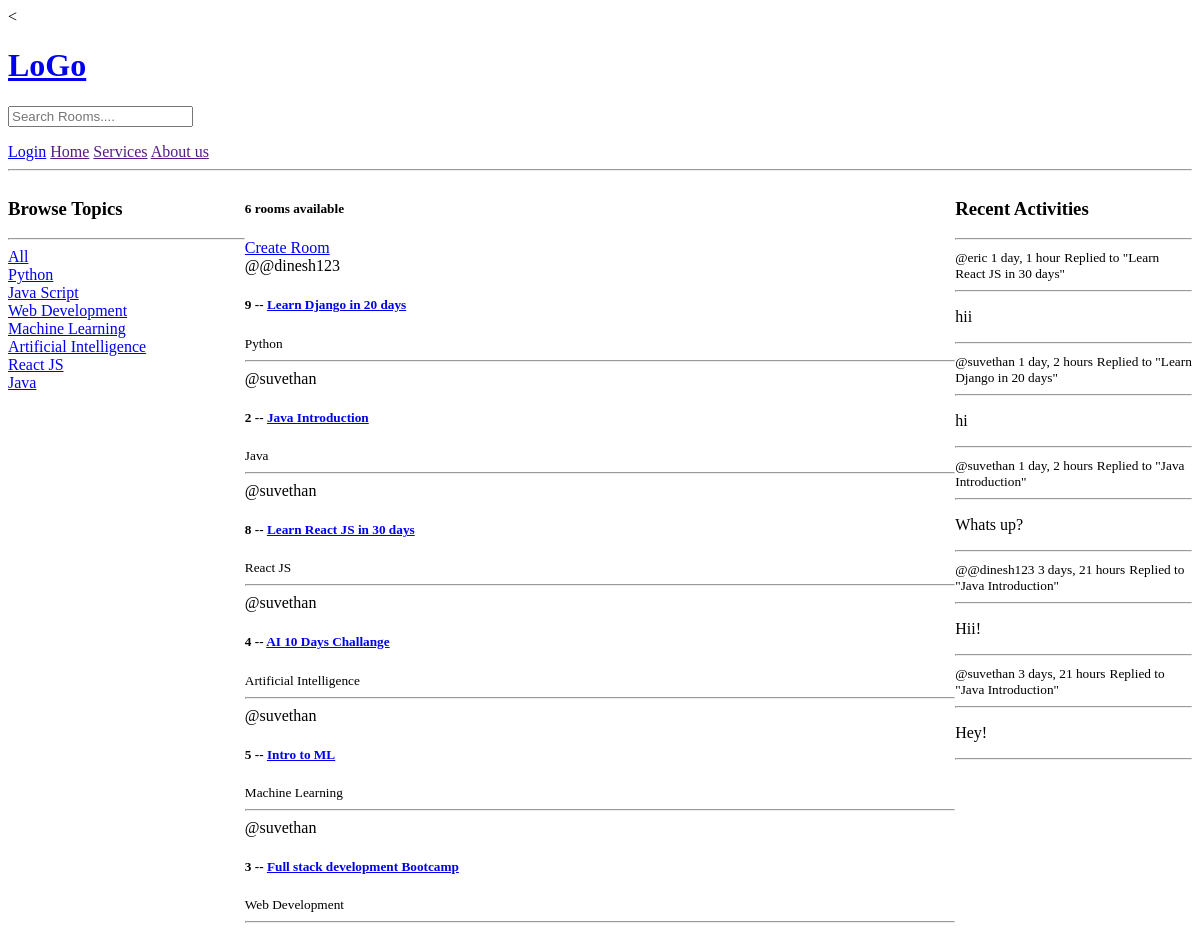
The page /test/home/ on the database as committed earlier.
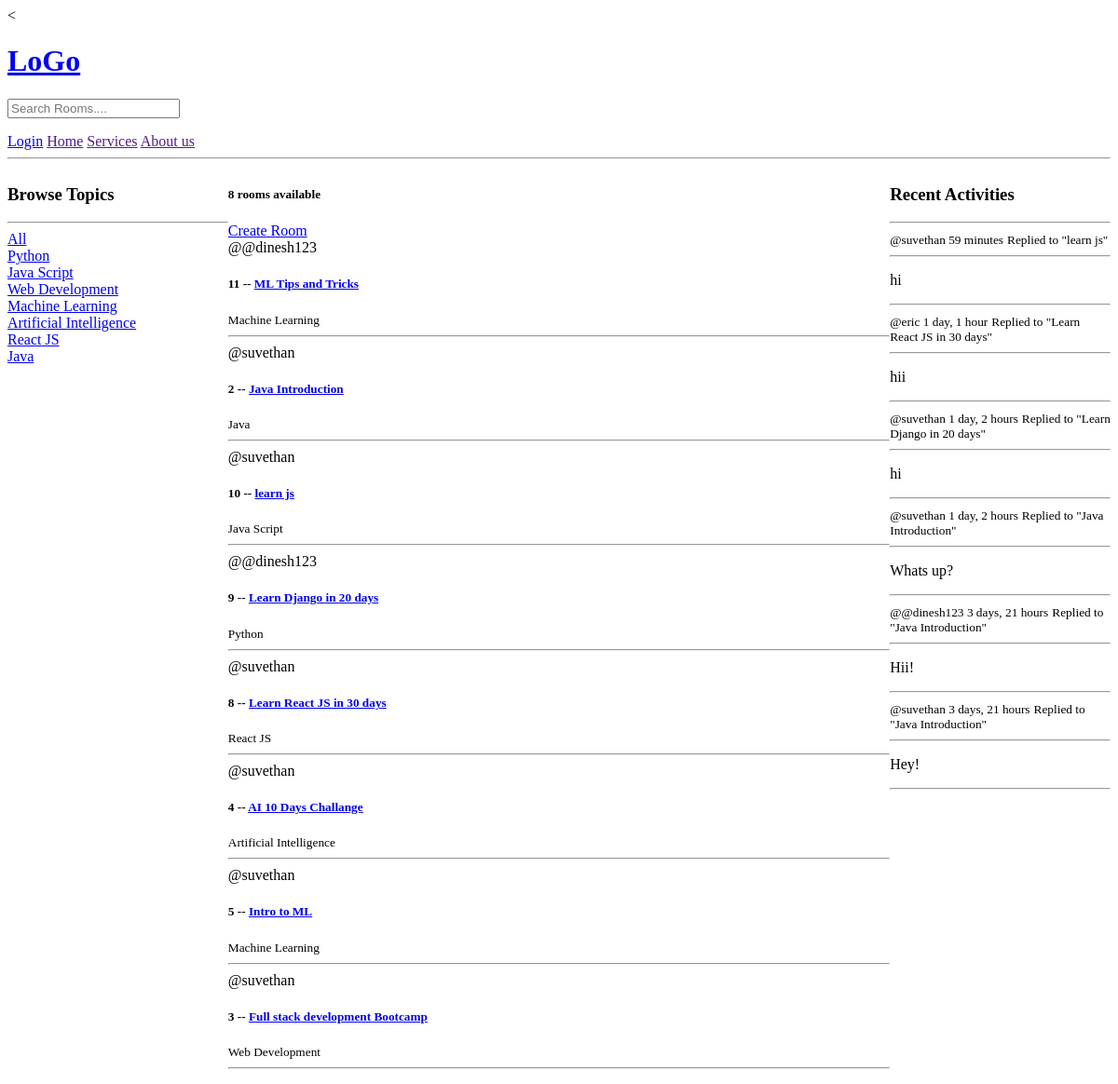
The same page on the database as committed later.
### test_app/models.py (models this page shows, shortened)
class Topic(models.Model):
    name = models.CharField(max_length=200)

class Room(models.Model):
    host = models.ForeignKey(User, on_delete=models.SET_NULL, null=True)
    topic = models.ForeignKey(Topic, on_delete=models.SET_NULL, null=True)
    name = models.CharField(max_length=200)
    description = models.TextField(null=True, blank=True)
    participants = models.ManyToManyField(User, related_name='participants', blank=True)
    updated = models.DateTimeField(auto_now=True)
    created = models.DateTimeField(auto_now_add=True)
    class Meta:
        ordering = ['-updated','-created']
    def __str__(self):
        return self.name

class Message(models.Model):
    user = models.ForeignKey(User, on_delete=models.CASCADE)
    room = models.ForeignKey(Room, on_delete=models.CASCADE)
    body = models.TextField()
    updated = models.DateTimeField(auto_now=True)
    created = models.DateTimeField(auto_now_add=True)
    class Meta:
        ordering = ['-updated','-created']
    def __str__(self):
        return self.body[0:50]

### test_app/views.py (the view)
# urls.py: 2. Add a URL to urlpatterns:  path('', views.home, name='home')
def home(request):
    q = request.GET.get('q') if request.GET.get('q') != None else ''
    rooms = Room.objects.filter(
        Q(topic__name__icontains=q) |
        Q(name__icontains=q) |
    Q(description__icontains=q)
    )
    topics = Topic.objects.all()
    room_count= rooms.count()
    room_messages= Message.objects.all()
    context = {'rooms':rooms, 'topics': topics, 'room_count': room_count,'room_messages':room_messages}
    return render(request, 'test_app/home.html', context)

### test_app/templates/test_app/home.html (shortened to what this page needs)
{% extends "main.html" %} {% block content %}
<div class="home-container">
  <div>
    <h3>Browse Topics</h3>
    <hr />
    <div>
      <a href="{% url 'home' %}">All</a>
    </div>
    {% for topic in topics %}
    <div>
      <a href="{% url 'home' %}?q={{topic.name}}">{{topic.name}}</a>
    </div>
    {% endfor %}
  </div>
  <div>
    <h5>{{room_count}} rooms available</h5>
    <a href="{% url 'create-room' %}">Create Room</a>
     {% for room in rooms %}
    <div>
      <span>@{{room.host.username}}</span>
      <h5>
        {{room.id}} --
        <a href="{% url 'room' room.id %}"> {{room.name}} </a>
      </h5>
      <small> {{room.topic.name}} </small>
      <hr />
    </div>
    {% endfor %}
  </div>
  <div>
    <h3>Recent Activities</h3>
    <hr />
    {% for message in room_messages %}
    <small>@{{message.user}} {{message.created | timesince}}</small>
    <small>Replied to "{{message.room}}"</small>
    <hr />
    <p>{{message}}</p>
    <hr />
    {% endfor %}
  </div>
</div>
{% endblock content %}

### templates/main.html (shortened to what this page needs)
<<!DOCTYPE html>
<html>
  <head>
  </head>
  <body>
    {% include "navbar.html" %}  {% block content %} {% endblock content %}
  </body>
</html>

### templates/navbar.html
<html>
  <a href="/">
    <h1>LoGo</h1>
  </a>
  <form method="GET" action="{%url 'home'%}">
    <input type="text" name="q" placeholder="Search Rooms...." />
  </form>
  {% if request.user.is_authenticated %}
  <p>Hello {{request.user}}!</p>
  <a href="{% url 'logout' %}">Log Out</a>
  {% else %}
  <a href="{% url 'login' %}">Login</a>
  {% endif %}
  <a href="">Home</a>
  <a href="">Services</a>
  <a href="">About us</a>
  <hr />
</html>

### test_app/templates/test_app/home.html (style rules this page uses)
.home-container { display: grid; grid-template-columns: 1fr 3fr 1fr; }

Rows that differ between the two databases and show on the page:
added Room: host.username "@dinesh123", id "11", name "ML Tips and Tricks", topic.name "Machine Learning"
changed Room "Java Introduction": moves up the list
added Room: host.username "suvethan", id "10", name "learn js", topic.name "Java Script"
added Message: user "suvethan", created "59 minutes", room "learn js", body "hi"
Other text that changed with them:
{{ room_count }}: "6" → "8"
